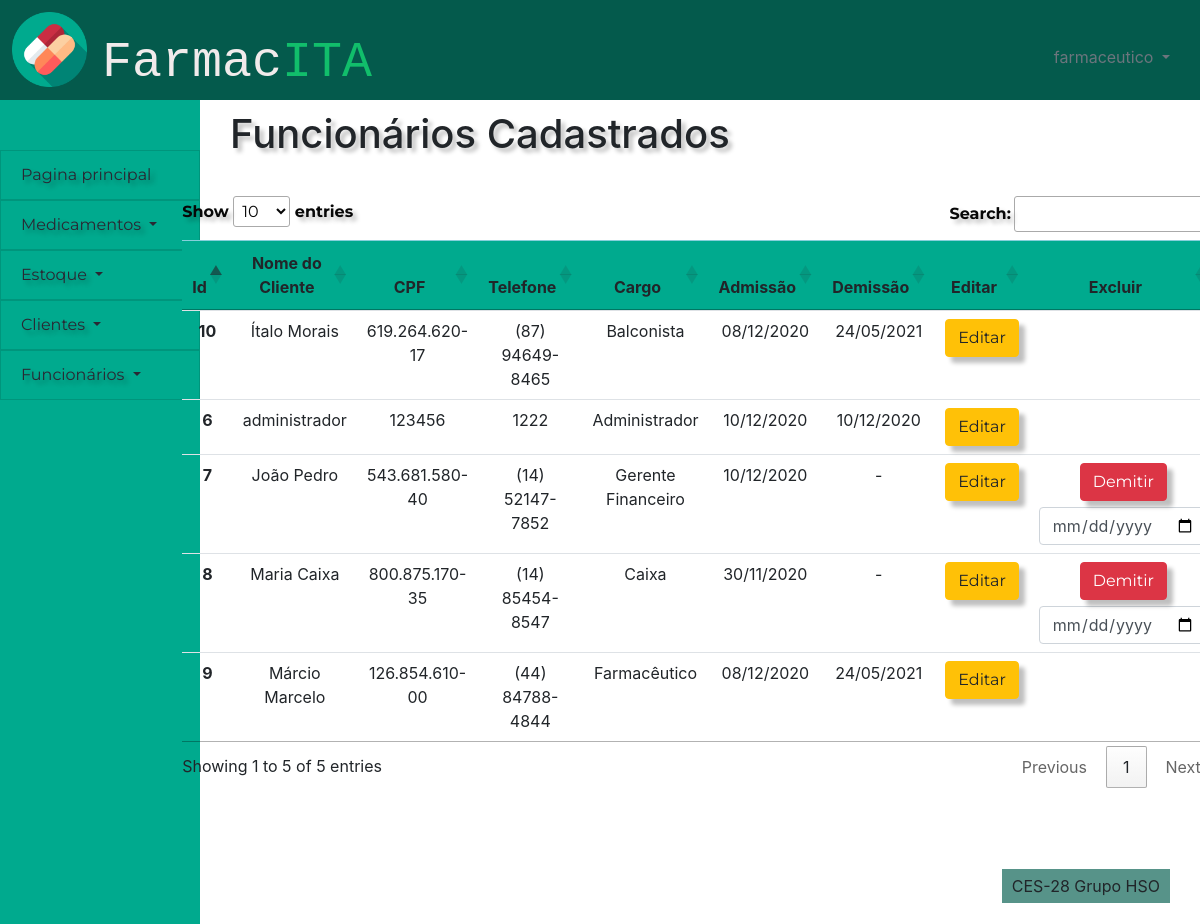
/pessoas/editar_usuario (signed in), run on the app's committed database.
### pessoas/models.py (models this page shows)
class funcionario(models.Model):
    id = models.AutoField(primary_key=True, auto_created=True)
    user = models.OneToOneField(User,on_delete=models.CASCADE)
    nome_funcionario = models.CharField(max_length=300)
    cpf = models.CharField(max_length=14)
    telefone = models.CharField(max_length=15)
    cargo = models.CharField(max_length=100)
    data_de_admissao = models.DateField(auto_now=False,auto_now_add=False,null=False)
    data_de_demissao = models.DateField(auto_now=False,auto_now_add=False,null=True)
    class Meta:
        db_table = 'funcionarios'

### pessoas/views.py (the view, shortened to what this page needs)
# urls.py: path('editar_usuario',views.editar_usuario, name = 'editar_usuario'),
def editar_usuario(request):
    check, retorno = checar_cargo(request)
    if check:
        return retorno
    cargo = funcionario.objects.get(user=request.user).cargo
    sucesso=False
    if request.user.is_authenticated:
        editar = False
        lista = funcionario.objects.all()
        busca = request.GET.get('buscacliente')
        if busca:
            editar = False
            lista = funcionario.objects.filter(nome_funcionario__icontains = busca)
        delete = request.GET.get('delete')
        data = request.GET.get('data_de_demissao')
        editando = request.GET.get('edit')
        if editando:
            editar = True
            lista = funcionario.objects.filter(id = editando)
        return render(request,'pessoas/pagina_edicao_de_usuario.html',{'lista':lista,'editar':editar,'sucesso':sucesso,'cargo':cargo})
    else:
        return failed_login(request)

### pessoas/views.py (called while the page is built)
def checar_cargo(request):
    user = request.user
    if user.is_anonymous:
        return True, redirect('/')
    else:
        cargo = funcionario.objects.get(user=request.user).cargo
        if cargo == 'Caixa':
            return 1, render(request,'sem_permissao.html',{'cargo':cargo})
        elif cargo == 'Gerente Financeiro':
            return 2, render(request,'sem_permissao.html',{'cargo':cargo})
        elif cargo == 'Balconista':
            return 3, render(request,'sem_permissao.html',{'cargo':cargo})
    return False, False

### frontend/pessoas/pagina_edicao_de_usuario.html (shortened to what this page needs)
{% extends 'template/padrao.html' %}
{% load static %}
{%block titulo-conteudo %}
Funcionários Cadastrados
{% endblock %}
{% block content %}
<div>
    <div class="tabela">
        <div style="display:flex;justify-content:center;align-items:center;">
        <table id="usuarios" class="table table-hover">
            <thead class="table-info">
                <tr>
                    <th scope="col">Id</th>
                    <th scope="col">Nome do Cliente</th>
                    <th scope="col">CPF</th>
                    <th scope="col">Telefone</th>
                    <th scope="col">Cargo</th>
                    <th scope="col">Admissão</th>
                    <th scope="col">Demissão</th>
                    <th>Editar</th>
                    <th>Excluir</th>
                </tr>
            </thead>
            <tbody>
            {% for i in lista %}
                <tr class={{i.id}}>
                    <th scope="row">{{i.id}}</th>
                    <td class = "nome">{{i.nome_funcionario}}</td>
                    <td class = "cpf">{{i.cpf}}</td>
                    <td class = "telefone">{{i.telefone}}</td>
                    <td class = "cargo">{{i.cargo}}</td>
                    <td class = "admissao">{{i.data_de_admissao}}</td>
                    <td class = "demissao">
                        {% if i.data_de_demissao == None%}
                        {{"-"}}
                        {%else%}
                        {{i.data_de_demissao}}
                        {% endif%}
                    </td>
                    <td>
                        <form class= "centro">
                            <button value = {{i.id}} name = 'edit' class="btn btn-warning"  type = "submit" >Editar</button>
                        </form>
                    </td>
                    <td>
                        {% if i.data_de_demissao == None%}
                        <form class= "centro">
                            <button  value = {{i.id}} name = 'delete' class="btn btn-danger botao" type = "submit">Demitir</button>
                            <input type="date" required class="form-control background-none custom-input", name = 'data_de_demissao'>
                        </form>
                        {% endif%}
                    </td>
                </tr>
            {% endfor %}
            </tbody>
        </table>
        </div>
    </div>
</div>
    <link rel="stylesheet" href="https://cdn.datatables.net/1.10.24/css/jquery.dataTables.min.css">
{% endblock %}

### frontend/template/padrao.html (shortened to what this page needs)
{% load static %}
<!DOCTYPE html>
<html lang="en">
<head>
    <link href="{% static 'bootstrap-4.5.3-dist/css/bootstrap.css' %}" rel="stylesheet">
    <link href="{% static '_css/style.css' %}" rel="stylesheet">
</head>
<body>
    <div id="header">
        <div class="icone" >
            <img  src = "{% static '/images/capsules.png' %}" alt="Teste" height="75">
        </div>
        <div class="row">
            <div class="text-left titulo">
                <p class="logo">Farmac<span class="logo-span">ITA</span></p>
            </div>
        </div>
        <div class="usuario dropdown text-right">
            <a class="dropdown-toggle text-secondary" href="#" role="button" id="dropdownusuario" data-toggle="dropdown"
                aria-haspopup="true" aria-expanded="false">
                {{user}}
            </a>
        </div>
    </div>
    <nav class="list-group-item-info" id="menu">
        <div class="dropdown">
            <a class="list-group-item list-group-item-action list-group-item-info dropdown-item"
            role="button" id="dropdownprincipal"  aria-expanded="false" href="/pessoas/pagina_principal" >
                 Pagina principal
            </a>
        </div>
        <div class="dropdown">
            <a class="list-group-item list-group-item-action list-group-item-info dropdown-toggle" href="#"
                role="button" id="dropdownmedicamentos" data-toggle="dropdown" aria-haspopup="true" aria-expanded="false">
                Medicamentos
            </a>
        </div>
        <div class="dropdown">
            <a class="list-group-item list-group-item-action list-group-item-info dropdown-toggle" href="#"
                role="button" id="dropdownestoque" data-toggle="dropdown" aria-haspopup="true" aria-expanded="false">
                Estoque
            </a>
        </div>
        <div class="dropdown">
            <a class="list-group-item list-group-item-action list-group-item-info dropdown-toggle" href="#"
                role="button" id="dropdownclientes" data-toggle="dropdown" aria-haspopup="true" aria-expanded="false">
                Clientes
            </a>
        </div>
        <div class="dropdown">
            <a class="list-group-item list-group-item-action list-group-item-info dropdown-toggle" href="#"
                role="button" id="dropdownfuncionarios" data-toggle="dropdown" aria-haspopup="true" aria-expanded="false">
                Funcionários
            </a>
        </div>
    </nav>
    <div id="content">
        <div class="titulo_pagina">
            <h1 class="h1">
                {% block titulo-conteudo %}
                {% endblock %}
            </h1>
        </div>
        <div>
        {% block content %}
        {% endblock %}
        </div>
    </div>
    <div id="footer">
        <p class="rodape-texto align-text-bottom">CES-28 Grupo HSO</p>
    </div>
</body>
</html>

### static/_css/style.css (style rules this page uses)
:root { --bdazzled-blue: #3d5a80ff; --pale-cerulean: #98c1d9ff; --light-cyan: rgb(240, 254, 255); --burnt-sienna: #6BA368; --gunmetal: #515B3A; --header-height:100px; --menu-width:200px; --footer-height:100px; --form-width:400px; --table-width: 1000px; }
.logo { font-size: 50px; font-family: monospace; color: rgb(241, 235, 235); }
.logo-span { color: #11BE6B ; }
.tabela { width: var(--table-width); padding: 20px; margin: 0 auto; }
body { display: grid; grid-template-columns: var(--menu-width) 1fr; grid-template-rows: var(--header-height) 1fr var(--footer-height); grid-template-areas: " cabeca cabeca" " links conteudo" " links rodape" ; height: 100vh; }
.usuario { padding: 45px 30px; color: white; }
.titulo { padding: 25px 30px ; }
div#header { display:grid; grid-template-columns: 0.10fr 1fr 1fr; grid-area: cabeca; background-color: #045A4C }
nav#menu { background-color: #00AA8E; padding-top: 50px; grid-area: links ; }
div#content { grid-area: conteudo; }
div#footer { padding-top: 45px ; text-align: center; grid-area: rodape; background-color: rgba(218, 203, 203, 0); }
.rodape-texto { float:right; width: auto; margin-right: 30px; padding: 5px 10px ; background-color: #579389; }
.titulo_pagina { padding: 10px 30px; }
.icone { padding-left: 12px ; padding-top: 12px ; }
.list-group-item-info { background-color: #00AA8E; }
.list-group-item { font-family: Montserrat; color: rgb(41, 40, 51); text-shadow: 4px 4px 4px rgba(0, 0, 0, 0.25); }
.btn { font-family: Montserrat; box-shadow: 6px 6px 4px rgba(0, 0, 0, 0.25); }
.h1 { text-shadow: 4px 4px 4px rgba(0, 0, 0, 0.25); }
.table-info { background-color: #00AA8E; }
.btn-danger { height: 37.833px; }

### frontend/pessoas/pagina_edicao_de_usuario.html (style rules this page uses)
.centro { text-align: center; }
.botao { margin-bottom:6px; }

### data on the page
funcionario: id "6", nome_funcionario "administrador", cpf "123456", telefone "1222", cargo "Administrador", data_de_admissao "10/12/2020", data_de_demissao "10/12/2020"
funcionario: id "7", nome_funcionario "João Pedro", cpf "543.681.580-40", telefone "(14) 52147-7852", cargo "Gerente Financeiro", data_de_admissao "10/12/2020", value "-"
funcionario: id "8", nome_funcionario "Maria Caixa", cpf "800.875.170-35", telefone "(14) 85454-8547", cargo "Caixa", data_de_admissao "30/11/2020", value "-"
funcionario: id "9", nome_funcionario "Márcio Marcelo", cpf "126.854.610-00", telefone "(44) 84788-4844", cargo "Farmacêutico", data_de_admissao "08/12/2020", data_de_demissao "24/05/2021"
funcionario: id "10", nome_funcionario "Ítalo Morais", cpf "619.264.620-17", telefone "(87) 94649-8465", cargo "Balconista", data_de_admissao "08/12/2020", data_de_demissao "24/05/2021"

### other printed values
{{ user }} "farmaceutico"
